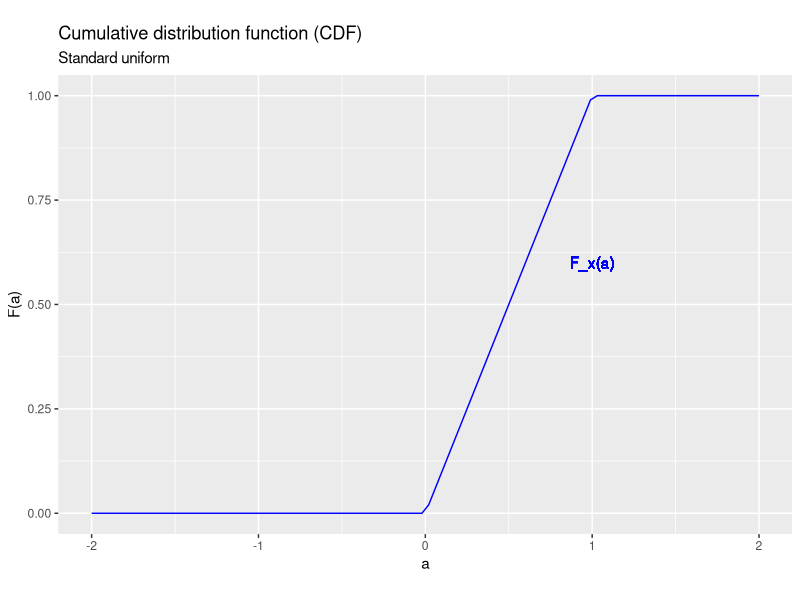
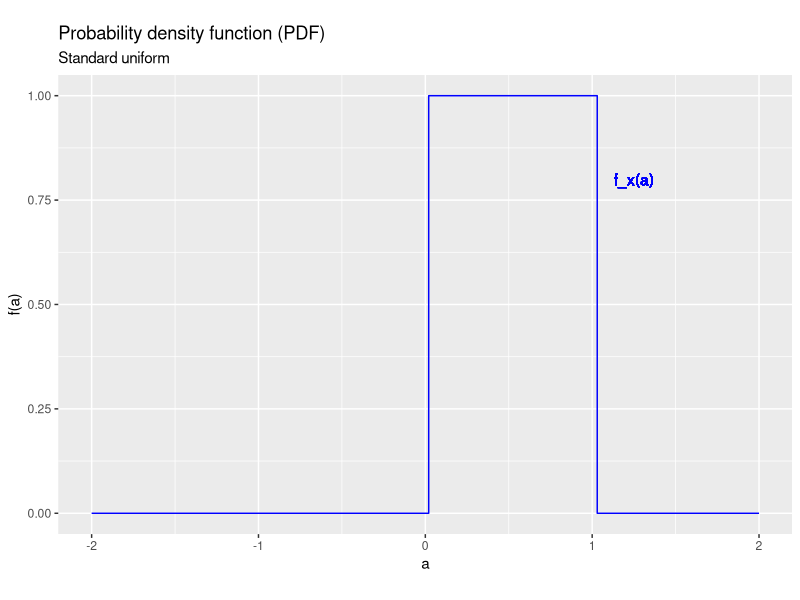
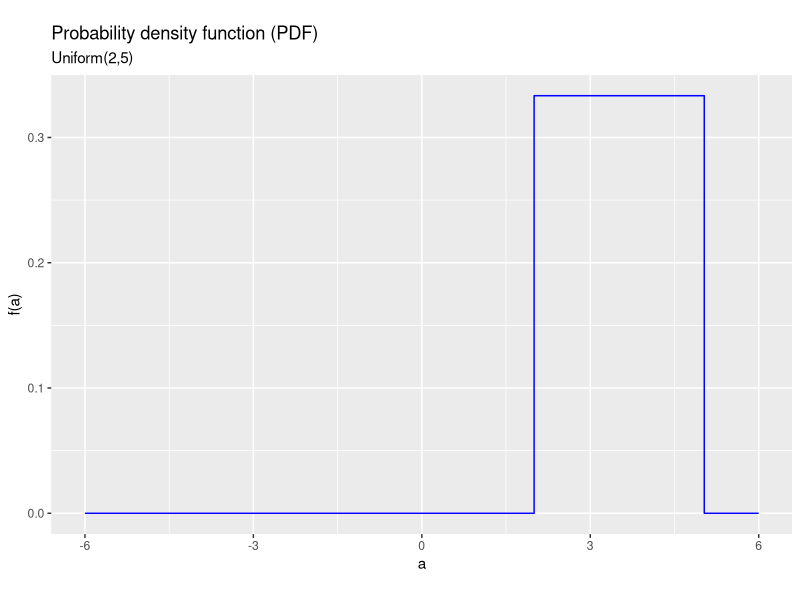
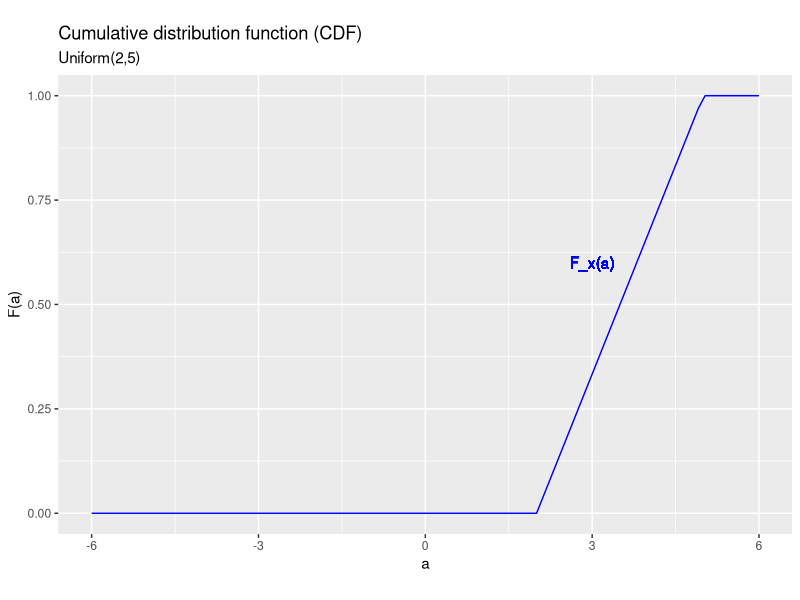
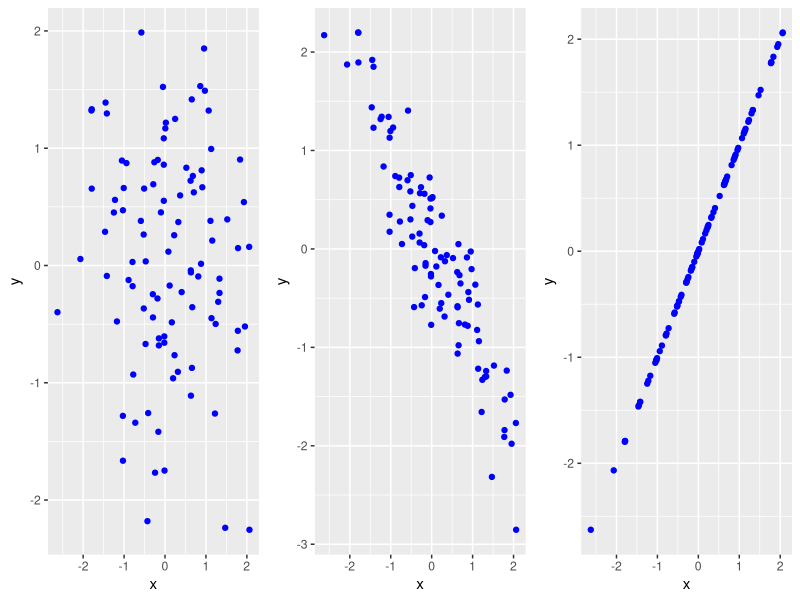
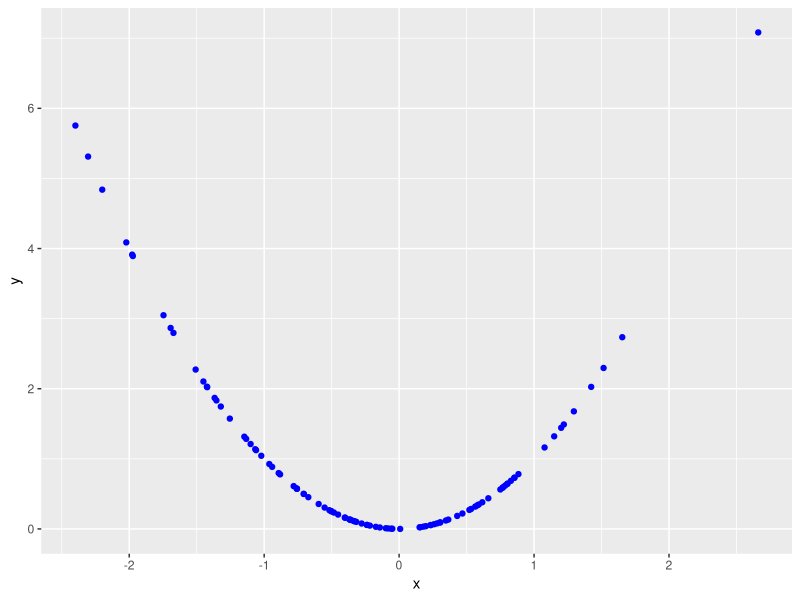

Reproduce these figures in R, in order.
## ---- chunk 1
knitr::opts_chunk$set(echo = FALSE,
                      prompt = FALSE,
                      tidy = TRUE,
                      collapse = TRUE)
library("tidyverse")
## ---- chunk 2
UniformDist <- tibble(a=seq(from=-2,to=2,length.out=100),
                      Fa=punif(seq(from=-2,to=2,length.out=100)),
                      fa=dunif(seq(from=-2,to=2,length.out=100)))
ggplot(data=UniformDist,mapping=aes(x=a,y=Fa)) +
  geom_line(col = "blue") +
  geom_text(x=1,y=0.6,col="blue",label="F_x(a)") +
  xlab("a") +
  ylab("F(a)") +
  labs(title = "Cumulative distribution function (CDF)", 
       subtitle = "Standard uniform", 
       caption = "", 
       tag = "")
## ---- chunk 3
ggplot(data=UniformDist,mapping=aes(x=a,y=fa)) +
  geom_step(col = "blue") +
  geom_text(x=1.25,y=0.8,col="blue",label="f_x(a)") +
  xlab("a") +
  ylab("f(a)") +
  labs(title = "Probability density function (PDF)", 
       subtitle = "Standard uniform", 
       caption = "", 
       tag = "")
## ---- chunk 4
UniformDist <- tibble(a=seq(from=-6,to=6,length.out=100),
                      Fa=punif(seq(from=-6,to=6,length.out=100),min=2,max=5),
                      fa=dunif(seq(from=-6,to=6,length.out=100),min=2,max=5))
ggplot(data=UniformDist,mapping=aes(x=a,y=fa)) +
  geom_step(col = "blue") +
  geom_text(x=1.25,y=0.8,col="blue",label="f_x(a)") +
  xlab("a") +
  ylab("f(a)") +
  labs(title = "Probability density function (PDF)", 
       subtitle = "Uniform(2,5)", 
       caption = "", 
       tag = "")
## ---- chunk 5
UniformDist <- tibble(a=seq(from=-6,to=6,length.out=100),
                      Fa=punif(seq(from=-6,to=6,length.out=100),min=2,max=5),
                      fa=dunif(seq(from=-6,to=6,length.out=100),min=2,max=5))
ggplot(data=UniformDist,mapping=aes(x=a,y=Fa)) +
  geom_line(col = "blue") +
  geom_text(x=3,y=0.6,col="blue",label="F_x(a)") +
  xlab("a") +
  ylab("F(a)") +
  labs(title = "Cumulative distribution function (CDF)", 
       subtitle = "Uniform(2,5)", 
       caption = "", 
       tag = "")
## ---- chunk 6
simdata <- tibble(x = rnorm(100),
                  y1 = rnorm(100),
                  y2 = (-x+0.5*y1)/sqrt(1.25),
                  y3 = x)
p1 <- ggplot(data = simdata, mapping = aes(x = x)) +
  geom_point(aes(y=y1),col="blue") +
  xlab("x") + 
  ylab("y")
p2 <- ggplot(data = simdata, mapping = aes(x = x)) +
  geom_point(aes(y=y2),col="blue") +
  xlab("x") + 
  ylab("y")
p3 <- ggplot(data = simdata, mapping = aes(x = x)) +
  geom_point(aes(y=y3),col="blue") +
  xlab("x") + 
  ylab("y")
library("cowplot")
plot_grid(p1,p2,p3,ncol=3,nrow=1)
## ---- chunk 7
simdata <- tibble(x = rnorm(100),
                  y = x^2)
ggplot(data = simdata, mapping = aes(x = x, y =y)) +
  geom_point(col="blue") +
  xlab("x") + 
  ylab("y")
